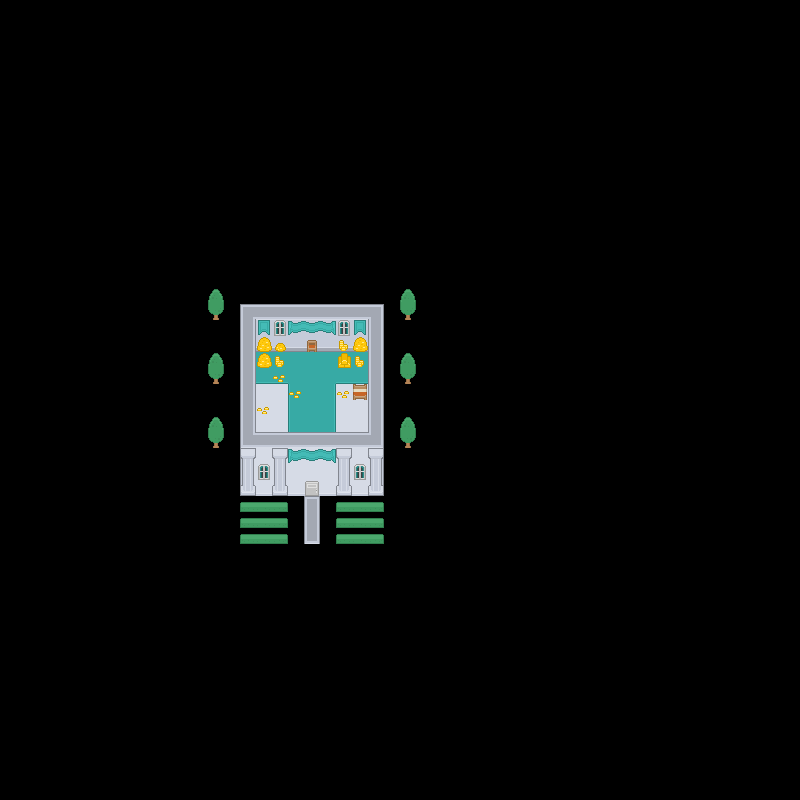

Rendered tile map (Tiled .tmx) drawn with the repository's tilesets; below, a short description and the map source with its tile grids summarised:
An orthogonal 50x50 tile map with 16x16 px tiles, 7 tile layers (flowers, ground, WALL, top wall, ...) and 8 objects (ConquestOfAlengor.tmx).

<map version="1.2" tiledversion="1.2.1" orientation="orthogonal" renderorder="right-down" width="50" height="50" tilewidth="16" tileheight="16" infinite="0" nextlayerid="13" nextobjectid="9">
 <tileset firstgid="1" source="rrrroguelikeSheet_transparent.tsx" />
 <layer id="12" name="flowers" width="50" height="50">
  <data>[2500 cells, 0 non-empty, 0 distinct tile ids]</data>
 </layer>
 <layer id="1" name="ground" width="50" height="50">
  <data>[2500 cells, 68 non-empty, 13 distinct tile ids]</data>
 </layer>
 <layer id="2" name="WALL" width="50" height="50">
  <data>[2500 cells, 41 non-empty, 8 distinct tile ids]</data>
 </layer>
 <layer id="3" name="top wall" width="50" height="50">
  <data>[2500 cells, 49 non-empty, 15 distinct tile ids]</data>
 </layer>
 <layer id="4" name="decoration" width="50" height="50">
  <data>[2500 cells, 19 non-empty, 6 distinct tile ids]</data>
 </layer>
 <layer id="5" name="path" width="50" height="50">
  <data>[2500 cells, 1 non-empty, 1 distinct tile ids]</data>
 </layer>
 <layer id="6" name="door" width="50" height="50">
  <data>[2500 cells, 2 non-empty, 2 distinct tile ids]</data>
 </layer>
 <objectgroup id="9" name="COLLISION_LAYER">
  <object id="2" x="241" y="306" width="141.333" height="46" />
  <object id="3" x="368.667" y="352" width="13.6667" height="94.3333" />
  <object id="4" x="240.667" y="432.333" width="128" height="14" />
  <object id="5" x="240.667" y="351" width="13.6667" height="81.3333" />
  <object id="6" x="254.667" y="352.667" width="31.3333" height="15" />
  <object id="7" x="351.667" y="384.333" width="15.6667" height="16" />
  <object id="8" x="336.667" y="351.333" width="32" height="15.6667" />
 </objectgroup>
 <objectgroup id="10" name="NPC_LAYER" />
 <objectgroup id="7" name="ITEM_LAYER" />
 <objectgroup id="8" name="PLAYER_SPAWN_LAYER" />
 <objectgroup id="11" name="DOORWAY_LAYER">
  <object id="1" name="ConquestOfAlengor.tmx" x="303.333" y="416.667" width="17.3333" height="14.3333" />
 </objectgroup>
</map>
